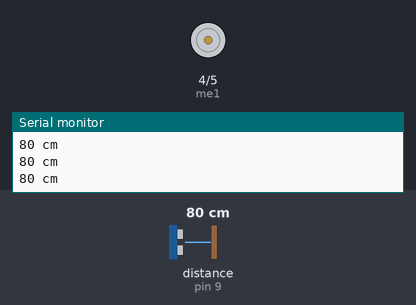
This sketch was run on a simulated Arduino Uno, built with avr-gcc and run on an emulated ATmega328P. Parts: motor-driver pin pairs drawn as motors (green arrow = first pin HIGH = forward, orange = second pin HIGH = backward, longer = more drive), the last lines printed to the serial monitor. The inputs (shaded band) are chosen by the test bench; at power-on: distance to the obstacle (sensor on pin 9) 80 cm. The echo pulse lasts 58.3 µs per cm.

Above: at 1.2 s.
1.3 s: distance to the obstacle (sensor on pin 9) set to 22 cm
2.8 s: distance to the obstacle (sensor on pin 9) set to 17 cm
At 3.2 s:
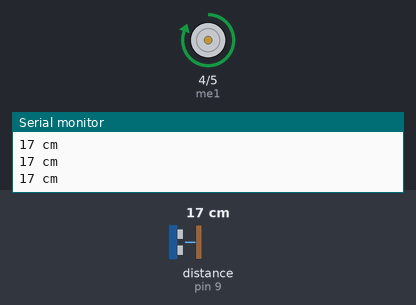
4.3 s: distance to the obstacle (sensor on pin 9) set to 35 cm
At 4.9 s:
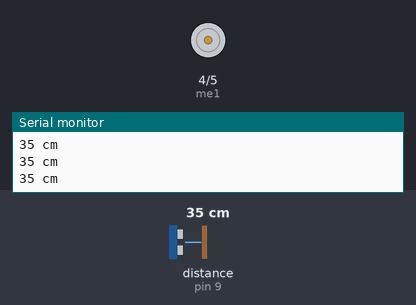
5.8 s: distance to the obstacle (sensor on pin 9) set to 2 cm
At 6.2 s:
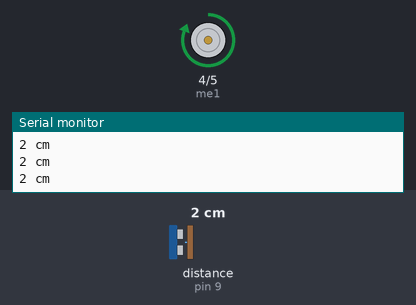
Timing chart, 0 to 8.3 s (numbered marks = the images above; inputs shaded):
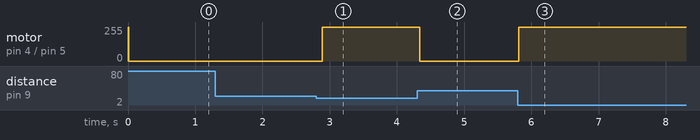

Measured:
- the behaviour switches between 20 and 19 cm on distance to the obstacle (sensor on pin 9) (found by bisection; images 0 and 1)
- after the input at 2.8 s, motor on pin 4 (me1) / pin 5 (me2): stopped → forward 255/255 after 0.09 s
- after the input at 4.3 s, motor on pin 4 (me1) / pin 5 (me2): forward 255/255 → stopped at once
- after the input at 5.8 s, motor on pin 4 (me1) / pin 5 (me2): stopped → forward 255/255 at once

The sketch:

Romulo_Motor_Ultrasonico.ino
```cpp
// Ultrasonic - Library for HR-SC04 Ultrasonic Ranging Module.
// Rev.4 (06/2012)
// J.Rodrigo ( www.jrodrigo.net )
// more info at http://www.ardublog.com
// Wiki: https://github.com/JRodrigoTech/Ultrasonic-HC-SR04/wiki/Plug-&-Play

#include <Ultrasonic.h>
#define me1 4
#define me2 5

Ultrasonic ultrasonic(8,9); // (Trig PIN,Echo PIN)
int valUltra = 0;
void setup() {
  Serial.begin(9600);
  pinMode(4, OUTPUT); // VCC pin
  pinMode(7, OUTPUT); // GND ping
  digitalWrite(4, HIGH); // VCC +5V mode
  digitalWrite(7, LOW);  // GND mode
  pinMode(me1, OUTPUT);
  pinMode(me2, OUTPUT);

}

void loop()
{
  Serial.print(ultrasonic.Ranging(CM)); // CM or INC
  valUltra = ultrasonic.Ranging(CM);
  Serial.println(" cm" );
  if(valUltra < 20){
    digitalWrite(me1, HIGH);
    digitalWrite(me2, LOW);

  }
  else{
        digitalWrite(me1, LOW);

  }
  delay(100);
}
```
